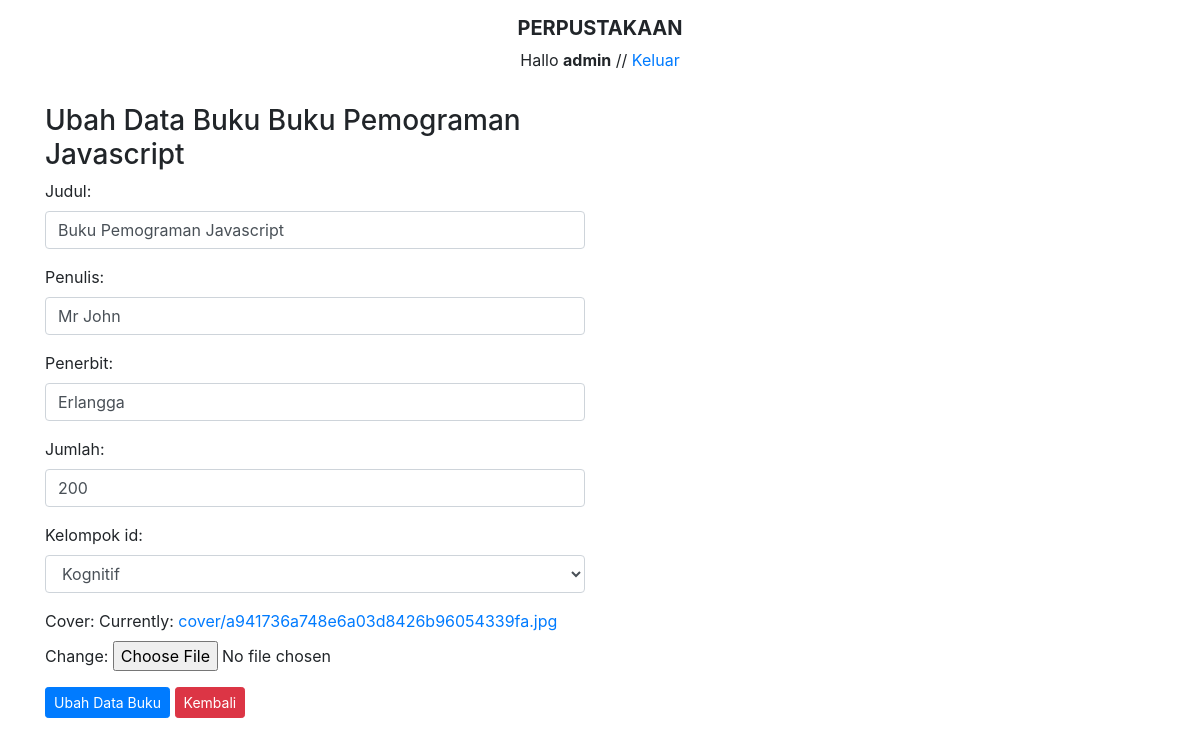
The page /buku/ubah/3 (signed in) on the database its author committed.
### perpustakaan/models.py (models this page shows, shortened)
class Buku(models.Model):
    judul = models.CharField(max_length=50)
    penulis = models.CharField(max_length=50)
    penerbit = models.CharField(max_length=50)
    jumlah = models.IntegerField(null=True)
    kelompok_id = models.ForeignKey(Kelompok, on_delete=models.CASCADE, null=True)
    cover = models.ImageField(upload_to = 'cover/', null = True)
    tanggal = models.DateTimeField(auto_now_add = True, null = True)

### perpustakaan/views.py (the view)
# urls.py: path('buku/ubah/<int:id_buku>',ubahBuku, name = 'ubahBuku'),
@login_required(login_url = settings.LOGIN_URL)
def ubahBuku(request, id_buku):
    buku = Buku.objects.get(id = id_buku)
    template = 'ubahBuku.html'
    if request.POST:
        form = FormBuku(request.POST, request.FILES, instance = buku)
        if form.is_valid():
            form.save()
            messages.success(request, "Data Berhasil Diubah")
            return redirect('ubahBuku', id_buku = id_buku)
    else:
        form = FormBuku(instance = buku)
        context = {
            'form': form,
            'buku': buku,
        }
    return render(request, "ubahBuku.html", context)

### perpustakaan/forms.py
class FormBuku(ModelForm):
    class Meta:
        model = Buku
        fields = '__all__' # kalau mau ambil masing masing caranya=['nama field'] atau ambilsemua caranya='__all__'
        widgets = {
            'judul': forms.TextInput({'class':'form-control'}),
            'penulis': forms.TextInput({'class':'form-control'}),
            'penerbit': forms.TextInput({'class':'form-control'}),
            'jumlah': forms.NumberInput({'class':'form-control'}),
            'kelompok_id': forms.Select({'class':'form-control'}),
        }

### perpustakaan/models.py (called while the page is built)
    def __str__(self):
        return self.nama

### perpustakaan/templates/ubahBuku.html (shortened to what this page needs)
{% extends 'base.html' %}
{% block content %}
    <div class="container">
        <div class="row">
            <div class="col-md-6 mt-3">
                <h3>Ubah Data Buku {{ buku.judul }}</h3>
                <form action="{% url 'ubahBuku' buku.id %}" method="post" enctype="multipart/form-data">
                    {{ form.as_p }}
                    <button class="btn btn-sm btn-primary">
                        Ubah Data Buku
                    </button>
                    <a href="/buku" class="btn btn-sm btn-danger">Kembali</a>
                </form>
            </div>
        </div>
    </div>
{% endblock %}

### templates/judul.html
<center>
    <h5 class="mt-3">
        <b>PERPUSTAKAAN</b>
    </h5>
    {% if user.is_authenticated %}
        <p>Hallo <strong>{{ user }}</strong> // <a href="{% url 'keluar' %}">Keluar</a></p>
    {% endif %}
</center>

### rows shown on the page
Buku: judul "Buku Pemograman Javascript", penulis "Mr John", penerbit "Erlangga", jumlah "200", kelompok_id "Kognitif"

### other values the page prints
{{ user }} "admin"
